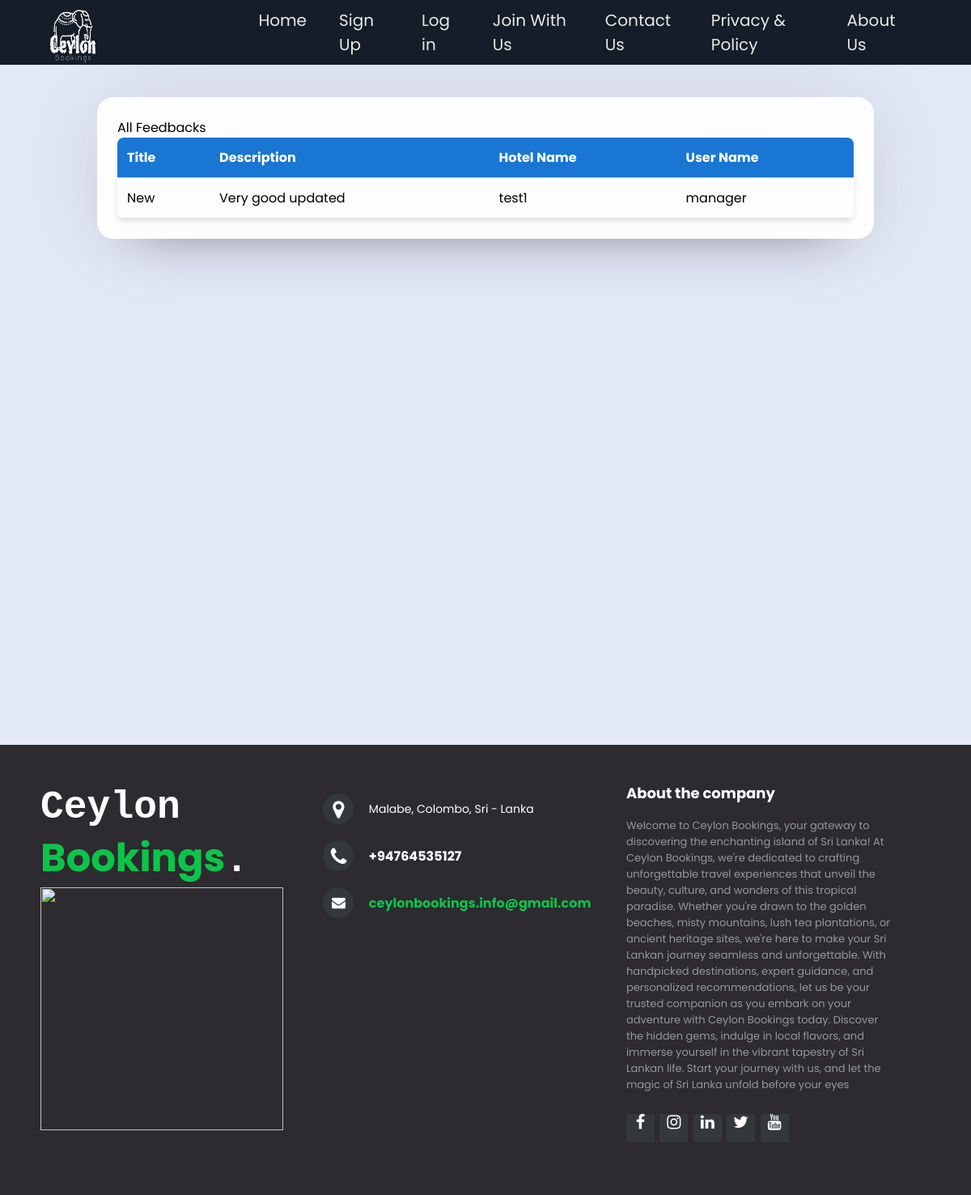
The page /php/FeedbackManagement/ViewAllFeedback.php on the database its author committed.
### tables this page shows
CREATE TABLE `feedbacks` (
  `feedbackid` int NOT NULL AUTO_INCREMENT,
  `title` varchar(45) DEFAULT NULL,
  `description` varchar(150) DEFAULT NULL,
  `userid` int DEFAULT NULL,
  `hotelid` int DEFAULT NULL,
  PRIMARY KEY (`feedbackid`)
);

CREATE TABLE `hotels` (
  `hotelid` int NOT NULL AUTO_INCREMENT,
  `name` varchar(150) DEFAULT NULL,
  `description` varchar(300) DEFAULT NULL,
  `location` varchar(100) DEFAULT NULL,
  `mobilenumber` varchar(45) DEFAULT NULL,
  PRIMARY KEY (`hotelid`)
);

CREATE TABLE `user` (
  `userid` int NOT NULL AUTO_INCREMENT,
  `name` varchar(100) DEFAULT NULL,
  `email` varchar(100) DEFAULT NULL,
  `password` varchar(100) DEFAULT NULL,
  `mobilenumber` int DEFAULT NULL,
  `country` varchar(100) DEFAULT NULL,
  `usertype` int DEFAULT NULL,
  `created_date` datetime(3) DEFAULT NULL,
  PRIMARY KEY (`userid`)
);

### php/FeedbackManagement/ViewAllFeedback.php (the view, shortened to what this page needs)
<?php
include './FeedbackHeader.php';
?>
<!DOCTYPE html>
<html lang="en">
<head>
    <link rel="stylesheet" href="https://cdnjs.cloudflare.com/ajax/libs/font-awesome/5.15.1/css/all.min.css" />
    <link rel="stylesheet" href="../../css/viewfeedback.css" />
</head>
<body>
    <div class="container">
        <div class="box form-box">
            <header>All Feedbacks</header>
            <table>
                <thead>
                    <tr>
                        <th>Title</th>
                        <th>Description</th>
                        <th>Hotel Name</th>
                        <th>User Name</th>
                    </tr>
                </thead>
                <tbody>
                    <?php
                    require '../DbConfig.php';
                    $feedback_query = "SELECT f.title, f.description, h.name AS hotel_name, u.name AS user_name
                                        FROM feedbacks f
                                        INNER JOIN hotels h ON f.hotelid = h.hotelid
                                        INNER JOIN user u ON f.userid = u.userid";
                    $feedback_result = $conn->query($feedback_query);
                    if ($feedback_result && $feedback_result->num_rows > 0) {
                        while ($feedback_row = $feedback_result->fetch_assoc()) { ?>
                            <tr>
                                <td><?php echo $feedback_row['title']; ?></td>
                                <td><?php echo $feedback_row['description']; ?></td>
                                <td><?php echo $feedback_row['hotel_name']; ?></td>
                                <td><?php echo $feedback_row['user_name']; ?></td>
                            </tr>
                    <?php }
                    } else {
                        echo "<tr><td colspan='4'>No feedbacks found.</td></tr>";
                    }
                    ?>
                </tbody>
            </table>
        </div>
    </div>
</body>
</html>
<?php include '../footer.php'; ?>

### css/viewfeedback.css (style rules this page uses)
* { padding: 0; margin: 0; box-sizing: border-box; font-family: 'Poppins', sans-serif; }
body { background: #e4e9f7; }
.container { display: flex; align-items:first baseline; margin-top: 40px; justify-content: center; min-height: 90vh; }
table { width: 100%; border-collapse: collapse; border-radius: 8px; overflow: hidden; box-shadow: 0 4px 6px rgba(0, 0, 0, 0.1); }
th, td { padding: 12px; text-align: left; border-bottom: 1px solid #e0e0e0; }
th { background-color: #1976D2; color: white; font-weight: bold; }
.box { background: #fdfdfd; display: flex; flex-direction: column; padding: 25px 25px; border-radius: 20px; box-shadow: 0 0 128px 0 rgba(0,0,0,0.1), 0 32px 64px -48px rgba(0,0,0,0.5); }
.form-box { min-width: 80%; margin: 0px 10px; }

### php/FeedbackManagement/FeedbackHeader.php (style rules this page uses)
:root { --color-primary: #0dc44a; --color-white: #e9e9e9; --color-black: #141d28; --color-black-1: #212b38; }
* { margin: 0; padding: 0; box-sizing: border-box; font-family: monospace; }
.header-body { font-family: sans-serif; }

### php/footer.php (style rules this page uses)
* { padding: 0; margin: 0; }
body { font-family: 'Poppins', sans-serif; }
html { background-color: #eaf0f2; }

### rows shown on the page
feedbacks: title "New", description "Very good updated", hotelid.name "test1", userid.name "manager"
